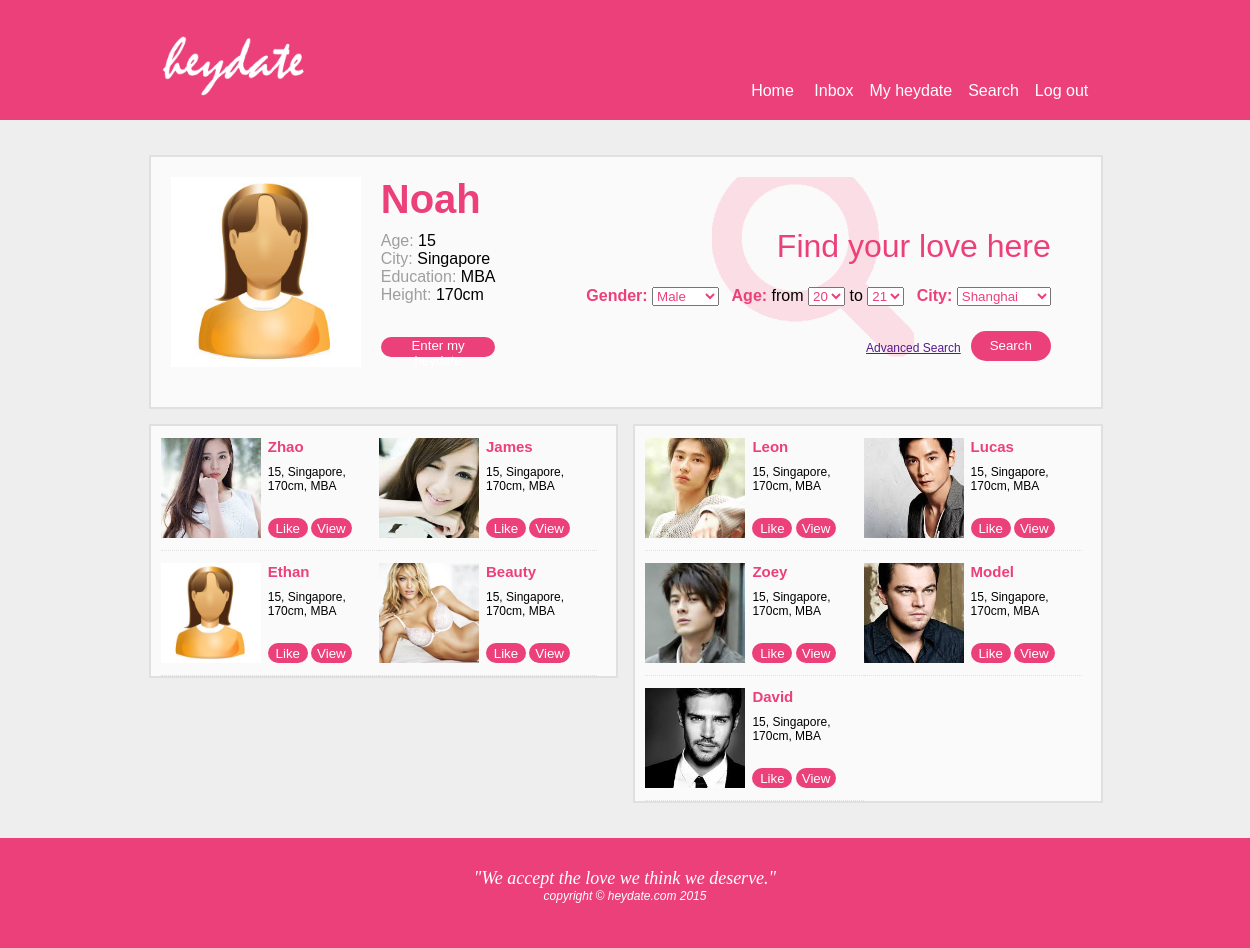
Page / (signed in) on the committed database.
### tables this page shows
create table users_account 
(	userID int unsigned not null auto_increment primary key,
	name varchar(20) not null, 
    password varchar(40) not null,
    email varchar(100) not null,   
    birthdate date not null,
    gender set('Male','Female') not null,
    city varchar(30) not null,
    height int unsigned not null,
    education varchar(20) not null, 
    profilePhoto varchar(50) DEFAULT NULL
);

### dbconnect.php (called while the page is built, shortened)
<?php
function get_basic_info($userID, $db) {
    $query = 'select * from users_account '."where userID=".$userID;
    $result = $db->query($query);
    $row = $result->fetch_assoc();
    return $row;
}
function cal_age($birthdate) {
    $bday=date_create($birthdate);
    $today=date_create();
    $diff=date_diff($bday,$today);
    return $diff->y;
}
?>

### index.php (the view, shortened to what this page needs)
<?php
include "dbconnect.php";
?>
<html>
<head>
  <link rel="stylesheet" type="text/css" href="css/main.css">
  <link rel="stylesheet" type="text/css" href="css/index.css">
</head>
<body>
  <div class="banner" id="banner_top">
    <a href="index.php"><img src="img/logo.png" height="120" width="160" style="margin-left: 11.5%"></a>
    <nav>
      <a href="index.php">Home</a>
      <?php
      if (isset($_SESSION['valid_user'])) {
        echo '<a href="inbox.php">Inbox</a>';
        echo '<a href="profile.php">My heydate</a>';
        echo '<a href="search_results.php">Search</a>';
        echo '<a href="logout.php">Log out</a>';
      } else {
        echo "<a href='registration.php'>Register</a>";
      }
      ?>
    </nav>
  </div>
  <div class="container">
    <div class="sub_container">
      <div class="section_container">
        <div class="left homepage_profile">
        <?php
        if (isset($_SESSION['valid_user'])) {
          $row = get_basic_info($_SESSION['valid_userID'], $db);
          echo '
            <div class="image_container_190" style="background-image: url(users_profile_photo/'.($row['profilePhoto']!=Null?$row['profilePhoto']:'default_male.jpg').');"></div>
            <div class="profile_summary left" style="margin-left:20">
              <div id="profile_name" style="font-size:40;">'.$row['name'].'</div>
              <div><grey>Age: </grey>'.cal_age($row['birthdate']).'<br><grey>City: </grey>'.$row['city'].'<br><grey>Education: </grey>'.$row['education'].'<br><grey>Height: </grey>'.$row['height'].'cm</div>
              <div class="bottom">
                <button onclick="location.href = \'profile.php\'">Enter my heydate</button>
              </div>
            </div>
        ';
        }
        ?>
        </div>
        <form class="right" id="quick_search" action="search_results.php" method="post">
          <div class="right clear" style="margin-top:30px"><h1>Find your love here</h1></div>
          <div class="right">
            <cat>Gender:</cat>
            <select>
              <option value="m">Male</option>
            </select>
            <cat>Age:</cat> from
            <select>
              <option value="20">20</option>
            </select>
            to
            <select>
              <option value="21">21</option>
            </select>
            <cat>City:</cat>
            <select>
              <optgroup label="China">
                <option>Shanghai</option>
              </optgroup>
            </select>
          </div>
          <button type="submit" class="clear_right right" value="submit" style="margin-top:25">Search</button>
          <a href="" class="right additional_button">Advanced Search</a>
        </form>
      </div>
    </div>
    <div class="recommend">
      <div class="sub_container left">
        <?php
        $query = 'SELECT * FROM users_account WHERE gender="Female"'
                .(isset($_SESSION['valid_user'])?(' and name!="'.$_SESSION['valid_user'].'"'):'').' order by rand() LIMIT 8';
        $result = $db->query($query);
        while($row = $result->fetch_assoc()){
           echo '
           <div class="left findlover_box">
             <a href="profile.php?customerID='.$row['userID'].'"><div class="image_container_100" style="background-image: url(users_profile_photo/'.($row['profilePhoto']!=Null?$row['profilePhoto']:'default_male.jpg').');"></div></a>
             <div class="left profile_summary">
               <label class="left" id="profile_name">'.$row['name'].'</label>
               <div class="clear_left">'.cal_age($row['birthdate']).', '.$row['city'].', '.$row['height'].'cm, '.$row['education'].'</div>
               <div class="bottom">
                 <button>Like</button>
                 <button>View</button>
               </div>
             </div>
           </div>
           ';
        }
        ?>
      </div>
      <div class="sub_container right">
        <?php
        $query = 'SELECT * FROM users_account WHERE gender="Male"'
                .(isset($_SESSION['valid_user'])?(' and name!="'.$_SESSION['valid_user'].'"'):'').' order by rand() LIMIT 8';
        $result = $db->query($query);
        while($row = $result->fetch_assoc()){
           echo '
           <div class="left findlover_box">
             <a href="profile.php?customerID='.$row['userID'].'"><div class="image_container_100" style="background-image: url(users_profile_photo/'.($row['profilePhoto']!=Null?$row['profilePhoto']:'default_male.jpg').');"></div></a>
             <div class="left profile_summary">
               <label class="left" id="profile_name">'.$row['name'].'</label>
               <div class="clear_left">'.cal_age($row['birthdate']).', '.$row['city'].', '.$row['height'].'cm, '.$row['education'].'</div>
               <div class="bottom">
                 <button>Like</button>
                 <button>View</button>
               </div>
             </div>
           </div>
           ';
        }
        ?>
      </div>
    </div>
  </div>
  <div class="banner" id="banner_footer">
    <mistral>"We accept the love we think we deserve."</mistral><br>
    copyright &copy heydate.com 2015
  </div>
</body>
</html>

### css/main.css (style rules this page uses)
body { margin: 0; font-family: "arial"; }
.left { float: left; }
.right { float: right; }
.bottom { position: absolute; bottom: 0; }
.clear { clear: both; }
.clear_right { clear: right; }
.clear_left { clear: left; }
.banner { width: 100%; position: relative; background-color: #ec407a; color: white; min-width: 1160px; }
#banner_top { height: 120px; }
#banner_footer { height: 80px; text-align: center; font-style: italic; font-size: 12; bottom: 0; padding-top: 30px; }
label { font-size: 18; color: #bdbdbd; }
select { color: #ec407a; }
nav { position: absolute; bottom: 20px; right: 10px; margin-right: 11.5%; }
a { text-decoration: none; margin: 0 8px; }
nav a { color: white; }
.container { padding: 30px 11.5% 30px 11.5%; width: 77%; min-width: 964px; position: relative; overflow: auto; background-color: #eeeeee; }
.sub_container { padding: 10px 10px 10px 10px; margin: 5px; background-color: #fafafa; border-style: solid; border-width: 2px; border-color: #e0e0e0; overflow: auto; }
.section_container { margin-bottom: 20px; padding: 10px; position: relative; overflow: auto; }
.profile_summary { margin-left: 7px; color: black; position: relative; height: 180; }
.recommend .profile_summary { height: 100; max-width: 50%; font-size: 12; }
button { background-color: #ec407a; color: white; height: 30px; border-radius: 20px; border-width: 0; min-width: 80px; cursor: pointer; }
.profile_summary button { height: 20px; min-width: 40px; margin-top: 15px; }
#profile_name { font-weight: bold; color: #ec407a; font-size: 15; margin-bottom: 10px; }
cat { color: #ec407a; font-weight: bold; margin-left: 8px; }
mistral { font-family: "mistral"; font-size: 150%; }
grey { color: #9e9e9e; }
.findlover_box { padding:12 0 12 0; width: 49%; display: block; border-bottom-width: 1px; border-bottom-style: dotted; border-bottom-color: #e0e0e0; }
h1 { color: #ec407a; font-weight: normal; }
.image_container_190 { height: 190px; width: 190px; background-size: cover; background-repeat: no-repeat; float:left; background-position: center; }
.image_container_100 { height: 100px; width: 100px; background-size: cover; background-repeat: no-repeat; float:left; background-position: center; }

### css/index.css (style rules this page uses)
#quick_search { width: 55%; height: 180px; background-image: url("../img/search_background.png"); background-size: 240px 180px; background-position: center; background-repeat: no-repeat; margin-right: 30px; margin-bottom: 0; position: relative; }
.homepage_profile { width: 40%; }
.recommend .sub_container { width: 46.2%; padding-top: 0px; padding-bottom: 0px; margin-top: 10px; }
.recommend a { margin: 0; }
.additional_button { margin-right:10px; text-decoration:underline; font-size:12; margin-top:35 }

### rows in the picture
users_account: profilePhoto (picture), name "Noah", birthdate "15", city "Singapore", education "MBA", height "170"
users_account: profilePhoto (picture), name "Zhao", birthdate "15", city "Singapore", height "170", education "MBA"
users_account: profilePhoto (picture), name "James", birthdate "15", city "Singapore", height "170", education "MBA"
users_account: profilePhoto (picture), name "Ethan", birthdate "15", city "Singapore", height "170", education "MBA"
users_account: profilePhoto (picture), name "Beauty", birthdate "15", city "Singapore", height "170", education "MBA"
users_account: profilePhoto (picture), name "Leon", birthdate "15", city "Singapore", height "170", education "MBA"
users_account: profilePhoto (picture), name "Lucas", birthdate "15", city "Singapore", height "170", education "MBA"
users_account: profilePhoto (picture), name "Zoey", birthdate "15", city "Singapore", height "170", education "MBA"
users_account: profilePhoto (picture), name "Model", birthdate "15", city "Singapore", height "170", education "MBA"
users_account: profilePhoto (picture), name "David", birthdate "15", city "Singapore", height "170", education "MBA"
